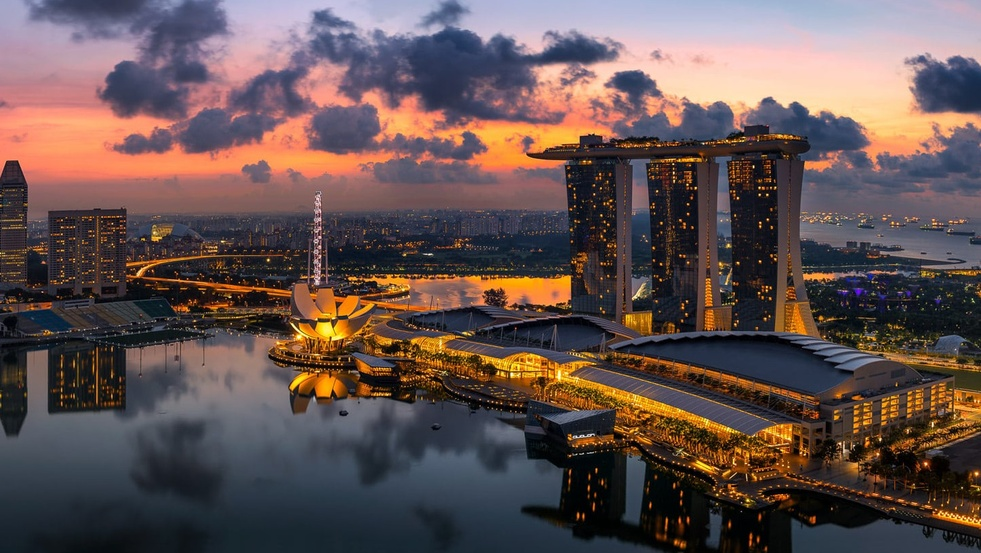
#> input picture imageStitching/train.jpg, 981 x 553 px, shrunk from 1447 x 815 before the run
$ python ImageStiching.py
#> lines starting #> are read from the running program, lines starting #| are printed output that depends on the picture
import cv2 as cv
import numpy as np
import matplotlib.pyplot as plt

train_img = cv.imread('train.jpg')
#> train_img is the input picture: shape (553, 981, 3); mean B, G, R 80.6, 82.1, 99.4
train_img_gray = cv.cvtColor(train_img,cv.COLOR_BGR2GRAY)

query_img = cv.imread('query.jpg')
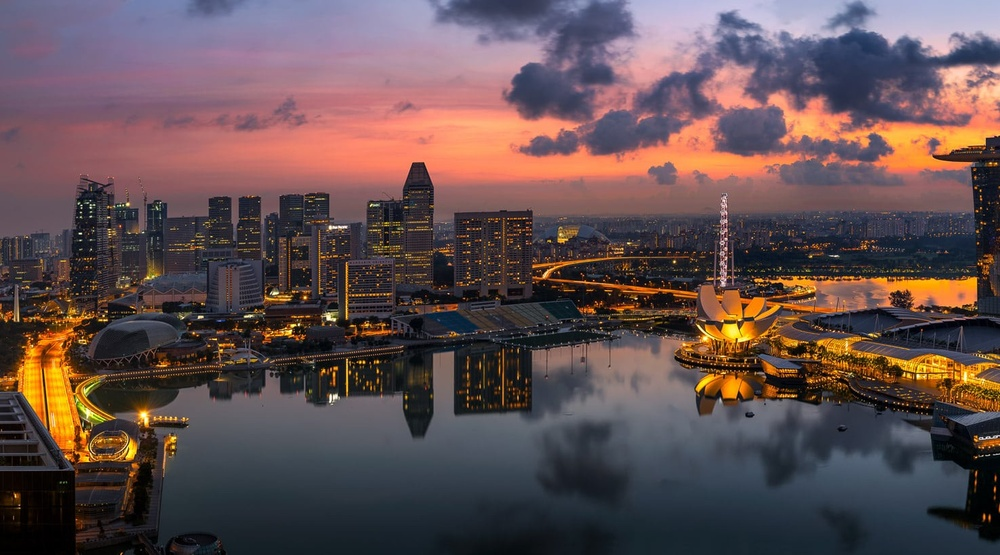
#> input picture imageStitching/query.jpg, 1000 x 555 px, shrunk from 1475 x 819 before the run
#> query_img is the input picture: shape (555, 1000, 3); mean B, G, R 80.3, 79, 98.4
query_img_gray = cv.cvtColor(query_img,cv.COLOR_BGR2GRAY)
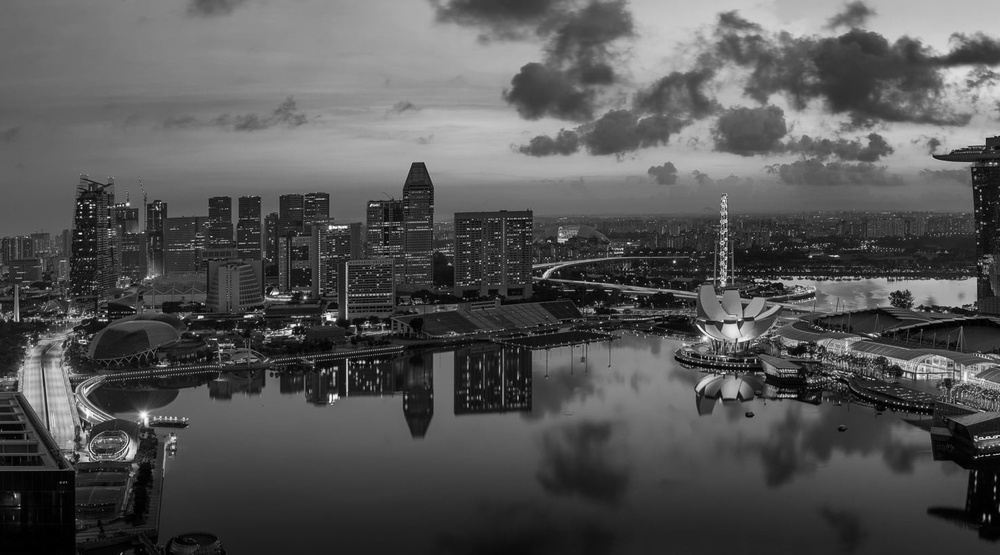
#> query_img_gray: shape (555, 1000); min 0, max 254, mean 84.9

feature_extraction_algo = 'sift'
feature_to_match = 'bf'

# [8 lines of commented-out code are left out]


def select_descriptor_method(image,method=None):

#> called with method = 'sift'
    if method=='sift':
        descriptor = cv.SIFT_create()
    if method =='surf':
        descriptor = cv.SURF_create()
    if method =='orb':
        descriptor = cv.ORB_create()
    if method == 'brisk':
        descriptor = cv.BRISK_create()

    (keypoints,features) = descriptor.detectAndCompute(image,None)
#> keypoints = 3080 keypoints; strongest (x, y, size): (880, 439, 2), (926, 464, 2.4), (748, 500, 2), (976, 474, 2.6)
    return (keypoints,features)
    #----------
def create_matching_object(method,crossCheck):
    if method == 'sift' or method == 'surf':
        bf = cv.BFMatcher(cv.NORM_L2,crossCheck = crossCheck)
    if method == 'orb' or method=="brisk":
        bf = cv.BFMatcher(cv.NORM_HAMMING,crossCheck=crossCheck)

    return bf
    #--------
def key_points_matching(features_train_img,features_query_img,method):
    bf = create_matching_object(method=method,crossCheck=True)
    matches = bf.match(features_train_img,features_query_img)

    best_matches = sorted(matches, key=lambda x: x.distance)

    return best_matches

keypoints_train_img,features_train_img = select_descriptor_method(train_img_gray,feature_extraction_algo)
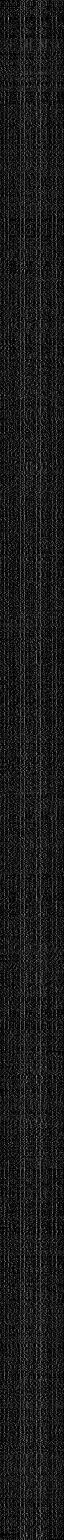
#> features_train_img: shape (3080, 128) float32 (shown at 1/2 size); min 0, max 208, mean 26.6
#> keypoints_train_img has the same summary as keypoints in select_descriptor_method
keypoints_query_img,features_query_img = select_descriptor_method(query_img_gray,feature_extraction_algo)
#> in select_descriptor_method (call 2), `(keypoints,features) = descriptor.detectAndCompute(image,None)`: keypoints = 2642 keypoints; strongest (x, y, size): (293, 325, 2.6), (305, 297, 2.2), (245, 316, 1.9), (128, 204, 2.3)
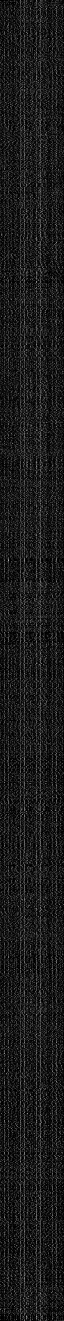
#> features_query_img: shape (2642, 128) float32 (shown at 1/2 size); min 0, max 211, mean 26.8
#> keypoints_query_img has the same summary as keypoints in select_descriptor_method

train_img_with_keypoints = cv.drawKeypoints(train_img,keypoints_train_img,None,color=(0,255,0),flags=None)
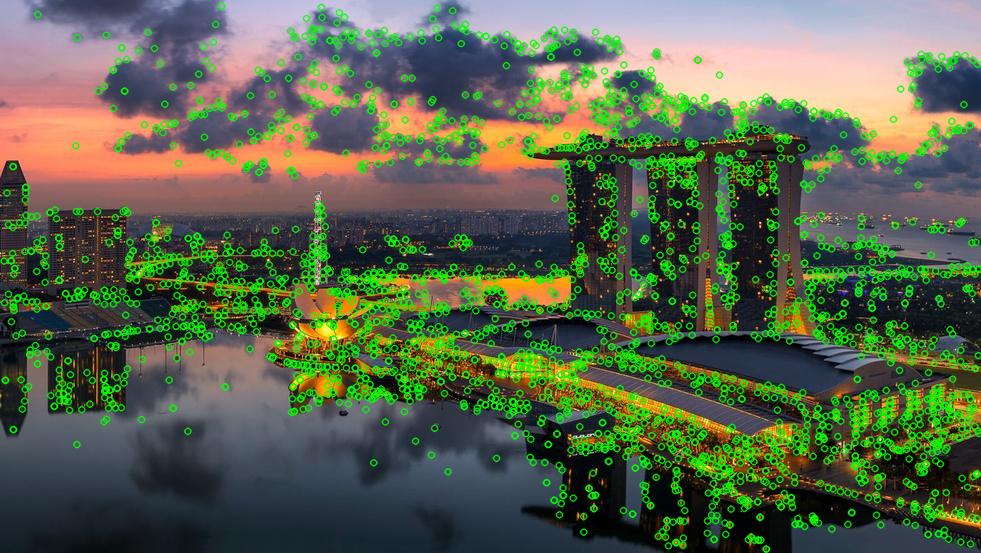
#> train_img_with_keypoints: shape (553, 981, 3); mean B, G, R 74.7, 100.6, 88.8
# cv.imshow("train image with keypoints",train_img_with_keypoints)
# cv.waitKey(0)
# cv.destroyAllWindows()


def key_points_matching_KNN(features_train_img, features_query_img, ratio, method):

    bf = create_matching_object(method, crossCheck=False)

    rawMatches = bf.knnMatch(features_train_img, features_query_img, k=2)
    print("Raw matches (knn):", len(rawMatches))
    matches = []

    for m,n in rawMatches:

        if m.distance < n.distance * ratio:
            matches.append(m)
    return matches


matches = key_points_matching(features_train_img,features_query_img,feature_extraction_algo)
#> in key_points_matching, `matches = bf.match(features_train_img,features_query_img)`: matches = 1416 matches
#> matches = 1416 matches
result_direct = cv.drawMatches(
                               query_img, keypoints_query_img,
                               train_img, keypoints_train_img,
                               matches[:100], None, flags=cv.DrawMatchesFlags_NOT_DRAW_SINGLE_POINTS)
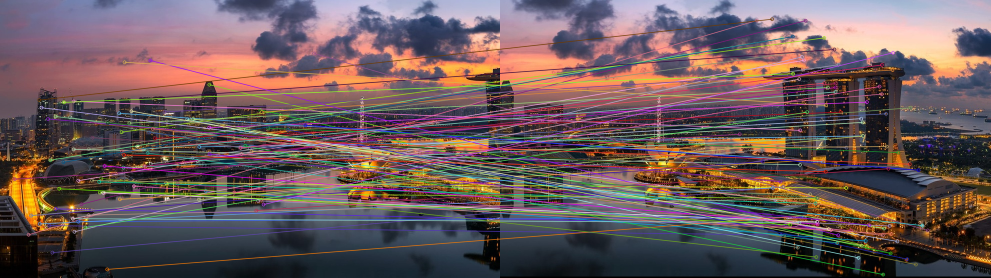
#> result_direct: shape (555, 1981, 3) (shown at 1/2 size); mean B, G, R 91, 89.3, 107.2

knnMatches = key_points_matching_KNN(features_train_img,features_query_img,0.75,feature_extraction_algo)
#> in key_points_matching_KNN, `rawMatches = bf.knnMatch(features_train_img, features_query_img, k=2)`: rawMatches = 3080 matches
#| Raw matches (knn): 3080
#> after the loop in key_points_matching_KNN, `for m,n in rawMatches:`: matches = 1130 matches
#> knnMatches = 1130 matches
result_direct_knn = cv.drawMatches(train_img, keypoints_train_img,
                               query_img, keypoints_query_img,
                               matches[:100], None, flags=cv.DrawMatchesFlags_NOT_DRAW_SINGLE_POINTS)
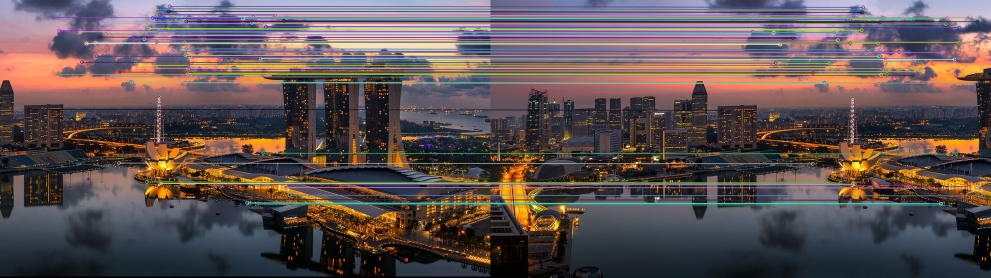
#> result_direct_knn: shape (555, 1981, 3) (shown at 1/2 size); mean B, G, R 82.3, 82.3, 95.6


# cv.imshow("Direct Matches", result_direct)
# # cv.imshow("knn_matching",result_direct_knn)
# cv.waitKey(0)
# cv.destroyAllWindows()
